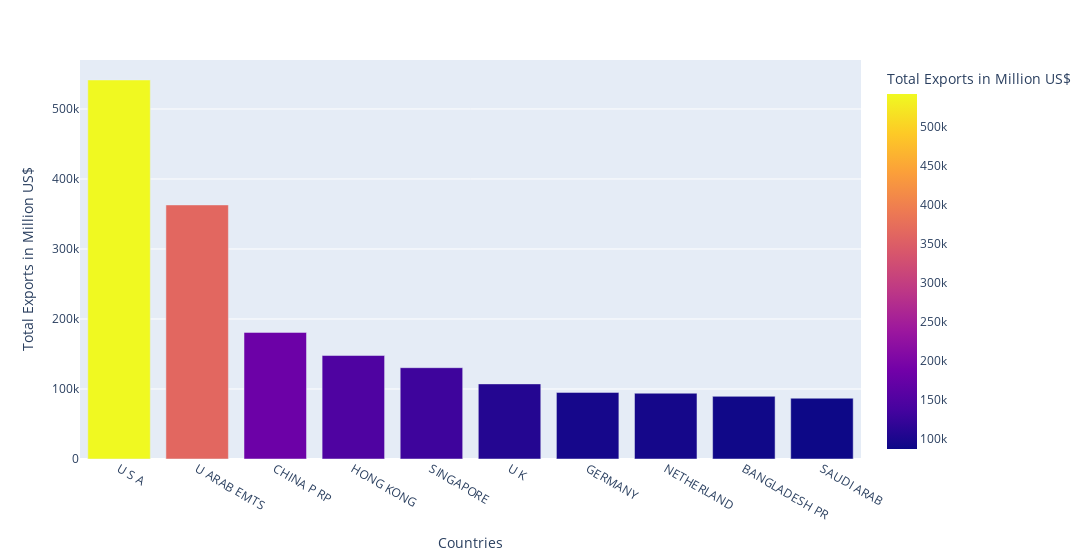

Notebook source saved alongside this figure:
### Code cell
px.bar(data_frame = exp_country_tmp, x=exp_country_tmp.index, y ='Export',
labels={'country':"Countries", 'Export': "Total Exports in Million US$" } , color='Export', width=1200)

### Figure 1 — Plotly figure (JSON) as saved in the notebook; plotly's stock layout.template omitted (floating-point values rounded to 4 significant figures)
{"data": [{"alignmentgroup": "True", "hovertemplate": "Countries=%{x}<br>Total Exports in Million US$=%{marker.color}<extra></extra>", "legendgroup": "", "marker": {"color": [541500.0, 363000.0, 180900.0, 147800.0, 130400.0, 107300.0, 95150.0, 93960.0, 89520.0, 86850.0], "coloraxis": "coloraxis", "pattern": {"shape": ""}}, "name": "", "offsetgroup": "", "orientation": "v", "showlegend": false, "textposition": "auto", "type": "bar", "x": ["U S A", "U ARAB EMTS", "CHINA P RP", "HONG KONG", "SINGAPORE", "U K", "GERMANY", "NETHERLAND", "BANGLADESH PR", "SAUDI ARAB"], "xaxis": "x", "y": [541500.0, 363000.0, 180900.0, 147800.0, 130400.0, 107300.0, 95150.0, 93960.0, 89520.0, 86850.0], "yaxis": "y"}], "layout": {"barmode": "relative", "coloraxis": {"colorbar": {"title": {"text": "Total Exports in Million US$"}}, "colorscale": [[0, "#0d0887"], [0.1111, "#46039f"], [0.2222, "#7201a8"], [0.3333, "#9c179e"], [0.4444, "#bd3786"], [0.5556, "#d8576b"], [0.6667, "#ed7953"], [0.7778, "#fb9f3a"], [0.8889, "#fdca26"], [1, "#f0f921"]]}, "legend": {"tracegroupgap": 0}, "margin": {"t": 60}, "width": 1200, "xaxis": {"anchor": "y", "domain": [0, 1], "title": {"text": "Countries"}}, "yaxis": {"anchor": "x", "domain": [0, 1], "title": {"text": "Total Exports in Million US$"}}}}
